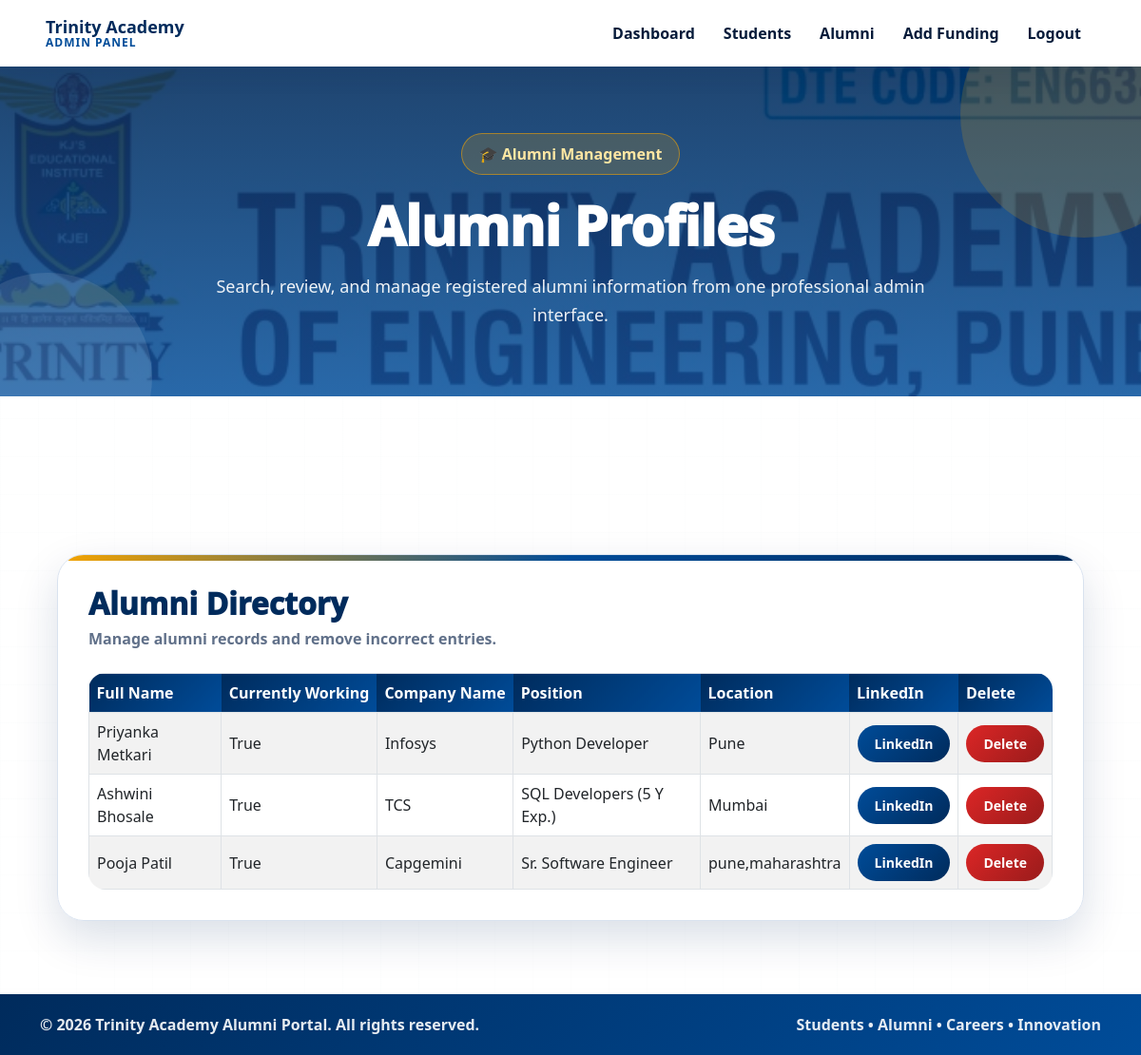
The page /view_alumni_profiles (signed in) on the database its author committed.
### myApp/models.py (models this page shows, shortened)
class AlumniProfile(models.Model):
    user = models.OneToOneField(User, on_delete=models.CASCADE)
    full_name = models.CharField(max_length=100)
    current_working = models.BooleanField(default=False, verbose_name="Currently Working")
    company_name = models.CharField(max_length=150, blank=True, null=True)
    position = models.CharField(max_length=100, blank=True, null=True)
    location = models.CharField(max_length=100, blank=True, null=True)
    linkedin = models.URLField(blank=True, null=True)
    bio = models.TextField(blank=True, null=True)
    profile_picture = models.ImageField(upload_to='profile_pics/', blank=True, null=True)  # Added profile picture field

### myApp/views.py (the view, shortened to what this page needs)
# urls.py: path('view_alumni_profiles', views.view_alumni_profiles, name='view_alumni_profiles'),
@staff_member_required
def view_alumni_profiles(request):
    query = request.GET.get('search', '')  # Get the search query from the URL
    if query:
        alumni = AlumniProfile.objects.filter(
            full_name__icontains=query
        ) | AlumniProfile.objects.filter(
            company_name__icontains=query
        )
    else:
        alumni = AlumniProfile.objects.all()
    return render(request, 'Admin/admin_view_alumni.html', {'alumni': alumni, 'query': query})

### templates/Admin/admin_view_alumni.html (shortened to what this page needs)
{% load static %}
<!DOCTYPE html><html lang="en"><head><link href="https://cdn.jsdelivr.net/npm/bootstrap@5.3.0-alpha3/dist/css/bootstrap.min.css" rel="stylesheet"></head><body>
<nav class="navbar navbar-expand-lg main-navbar">
  <div class="container-fluid px-5">
    <a class="navbar-brand" href="{% url 'admin_dashboard' %}">
      <span><span class="brand-title">Trinity Academy</span><span class="brand-subtitle">ADMIN PANEL</span></span>
    </a>
    <div class="collapse navbar-collapse" id="navbarNav">
      <ul class="navbar-nav ms-auto align-items-lg-center">
        <li class="nav-item"><a class="nav-link" href="{% url 'admin_dashboard' %}">Dashboard</a></li>
        <li class="nav-item"><a class="nav-link" href="{% url 'view_student_profiles' %}">Students</a></li>
        <li class="nav-item"><a class="nav-link" href="{% url 'view_alumni_profiles' %}">Alumni</a></li>
        <li class="nav-item"><a class="nav-link" href="{% url 'add_funding_info' %}">Add Funding</a></li>
        <li class="nav-item"><a class="nav-link" href="{% url 'logout' %}">Logout</a></li>
      </ul>
    </div>
  </div>
</nav>
<section class="page-hero"><div class="hero-content"><span class="hero-chip">🎓 Alumni Management</span><h1>Alumni Profiles</h1><p>Search, review, and manage registered alumni information from one professional admin interface.</p></div></section>
<section class="page-wrapper">
 <div class="content-card reveal-card"><div class="section-head"><div><h2>Alumni Directory</h2><p class="section-sub">Manage alumni records and remove incorrect entries.</p></div></div><div class="table-responsive"><table class="table table-striped table-bordered align-middle"><thead><tr><th>Full Name</th><th>Currently Working</th><th>Company Name</th><th>Position</th><th>Location</th><th>LinkedIn</th><th>Delete</th></tr></thead><tbody>{% if alumni %}{% for alum in alumni %}<tr><td>{{ alum.full_name }}</td><td>{{ alum.current_working }}</td><td>{{ alum.company_name }}</td><td>{{ alum.position }}</td><td>{{ alum.location }}</td><td><a href="{{ alum.linkedin }}" target="_blank" class="btn btn-primary btn-sm">LinkedIn</a></td><td><form method="POST" action="" class="m-0">{% csrf_token %}<input type="hidden" name="alumni_id" value="{{ alum.id }}"><button type="submit" class="btn btn-danger btn-sm">Delete</button></form></td></tr>{% endfor %}{% else %}<tr><td colspan="7" class="text-center text-muted py-4">No alumni found.</td></tr>{% endif %}</tbody></table></div></div>
</section>
<footer class="footer"><div class="container d-flex justify-content-between flex-wrap gap-2"><p>&copy; 2026 Trinity Academy Alumni Portal. All rights reserved.</p><p>Students • Alumni • Careers • Innovation</p></div></footer>
</body></html>

### rows shown on the page
AlumniProfile: full_name "Priyanka Metkari", current_working "True", company_name "Infosys", position "Python Developer", location "Pune"
AlumniProfile: full_name "Ashwini Bhosale", current_working "True", company_name "TCS", position "SQL Developers (5 Y Exp.)", location "Mumbai"
AlumniProfile: full_name "Pooja Patil", current_working "True", company_name "Capgemini", position "Sr. Software Engineer", location "pune,maharashtra"
